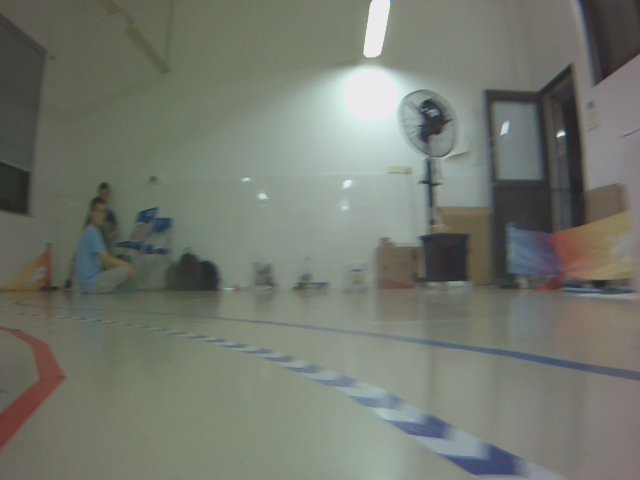
#> input picture SLAM建图导航/csi_cam_test/scripts/traffic_light/line_real/line/forwarp.jpg, 640 x 480 px
$ python _33Warpimg.py
#> lines starting #> are read from the running program, lines starting #| are printed output that depends on the picture
#> further down, Img is the input picture: shape (480, 640, 3); mean B, G, R 110.4, 119.9, 115.6
### SLAM建图导航/csi_cam_test/scripts/traffic_light/line_real/line/Timer.py
#-*- coding:utf-8 _*-
"""
@Author  : Xiaoqi Cheng Yutao
@Time    : 2019/10/26 8:34
"""
import time

def timer(long = -1):
	start = time.time()
	def end(method_name="Unnamed function"):
		print(method_name + " took : " + str(time.time() - start)[0:long] + " seconds.")
		return

	return end

class Timer():
	def __init__(self,long = 6):
		self.long = long
		self.start = time.time()
	def __str__(self):      # 魔法方法 print实现时间打印
		return ("Time: " + str(time.time() - self.start)[0:self.long] + " seconds.")

# [10 lines that do not run on import are left out]

### SLAM建图导航/csi_cam_test/scripts/traffic_light/line_real/line/_33Warpimg.py
# -*- coding:utf-8 _*-
"""
@Author  : Yu Cheng
@Time    : 2019/12/25 9:35
"""
import cv2
import numpy as np
import matplotlib.pyplot as plt
from Timer import *

np.set_printoptions(suppress=True, precision=4)

# ImgPaths = glob.glob("OriImage\\*.jpg")
# H = np.array([[  -0.61869793,   -2.24344654,  672.50410257],
#               [   0.00583877,    0.05218149, -226.93620917],
#               [  -0.00011433,   -0.00451613,    1.        ]])
#
# # 相机参数--update
# Dist = np.array([-0.34419 ,  0.13229  , 0.00300  , 0.00051  ,0.00000], dtype=np.float32)
# K = np.array([[404.25045, 0, 325.48406],
#               [0, 540.27288, 258.93040],
#               [0, 0, 1]], dtype=np.float32)
H = np.array([[-0.6823391, -1.78835825, 712.70187918],
              [-0.01334, 0.49514705, -299.68073631],
              [-0.00017208, -0.00341021, 1.]])
# 相机参数
Dist = np.array([-0.26538, 0.08153, -0.00109, -0.00233, 0.00000], dtype=np.float32)
K = np.array([[331.71415, 0, 321.54719],
              [0, 331.80738, 201.23948],
              [0, 0, 1]], dtype=np.float32)


def warpimg(img_forwarp):
    # [5 lines of commented-out code are left out]
    warper = timer(5)
    WarpedImg = cv2.warpPerspective(img_forwarp, H, (1000, 1000))
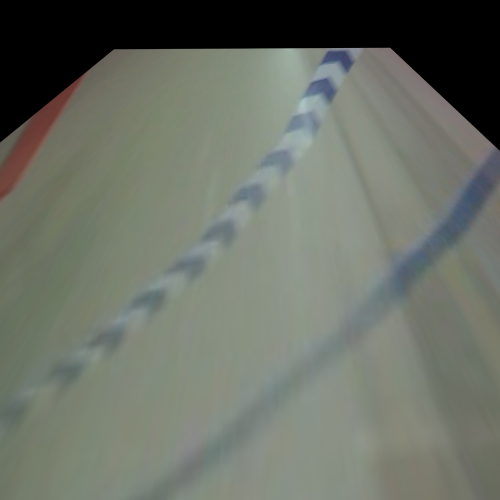
#> WarpedImg: shape (1000, 1000, 3) (shown at 1/2 size); mean B, G, R 102.5, 112.6, 107.4
    # WarpedImg=img_forwarp
    WarpedImg2=cv2.resize(WarpedImg,(160,120))
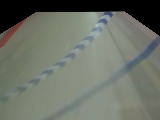
#> WarpedImg2: shape (120, 160, 3); mean B, G, R 102.3, 112.4, 107.2
    cv2.imshow('warp', WarpedImg2)
    cv2.waitKey(1)
    warper('time for warp')
    return WarpedImg


# for ImgPath in ImgPaths:
# 	print(ImgPath)
if __name__ == '__main__':
    Img = cv2.imread('forwarp.jpg')
    a = timer(5)
    # UndistImg = cv2.undistort(Img, K, Dist)  # 处理畸变
    # WarpedImg = cv2.warpPerspective(UndistImg, H, (1000, 1000))
    Wa = warpimg(Img)
    a('finish')
    plt.imshow(Wa)
    plt.show()
    # SavePath = ImgPath.replace('OriImage', 'WarpedImg')
    # os.makedirs(os.path.dirname(SavePath), exist_ok=True)
    cv2.imwrite('00.png', Wa)
# cv.imshow()--0.18
# 不展示--0.012
